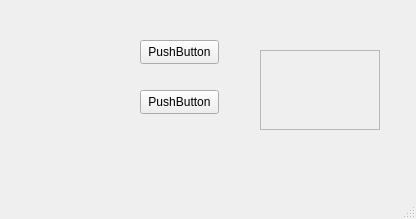
<?xml version="1.0" encoding="UTF-8"?>
<ui version="4.0">
 <class>MainWindow</class>
 <widget class="QMainWindow" name="MainWindow">
  <property name="geometry">
   <rect>
    <x>0</x>
    <y>0</y>
    <width>416</width>
    <height>219</height>
   </rect>
  </property>
  <property name="windowTitle">
   <string>MainWindow</string>
  </property>
  <widget class="QWidget" name="centralwidget">
   <widget class="QPushButton" name="pushButton">
    <property name="geometry">
     <rect>
      <x>140</x>
      <y>40</y>
      <width>79</width>
      <height>24</height>
     </rect>
    </property>
    <property name="text">
     <string>PushButton</string>
    </property>
   </widget>
   <widget class="QPushButton" name="pushButton_2">
    <property name="geometry">
     <rect>
      <x>140</x>
      <y>90</y>
      <width>79</width>
      <height>24</height>
     </rect>
    </property>
    <property name="text">
     <string>PushButton</string>
    </property>
   </widget>
   <widget class="QFrame" name="frame">
    <property name="geometry">
     <rect>
      <x>260</x>
      <y>50</y>
      <width>120</width>
      <height>80</height>
     </rect>
    </property>
    <property name="frameShape">
     <enum>QFrame::Shape::StyledPanel</enum>
    </property>
    <property name="frameShadow">
     <enum>QFrame::Shadow::Raised</enum>
    </property>
   </widget>
  </widget>
  <widget class="QMenuBar" name="menubar">
   <property name="geometry">
    <rect>
     <x>0</x>
     <y>0</y>
     <width>416</width>
     <height>33</height>
    </rect>
   </property>
  </widget>
  <widget class="QStatusBar" name="statusbar"/>
 </widget>
 <resources/>
 <connections>
  <connection>
   <sender>pushButton</sender>
   <signal>clicked()</signal>
   <receiver>MainWindow</receiver>
   <slot>demo()</slot>
   <hints>
    <hint type="sourcelabel">
     <x>196</x>
     <y>80</y>
    </hint>
    <hint type="destinationlabel">
     <x>293</x>
     <y>134</y>
    </hint>
   </hints>
  </connection>
  <connection>
   <sender>pushButton_2</sender>
   <signal>clicked()</signal>
   <receiver>MainWindow</receiver>
   <slot>affichage()</slot>
   <hints>
    <hint type="sourcelabel">
     <x>179</x>
     <y>134</y>
    </hint>
    <hint type="destinationlabel">
     <x>207</x>
     <y>109</y>
    </hint>
   </hints>
  </connection>
 </connections>
 <slots>
  <slot>affichage()</slot>
  <slot>demo()</slot>
 </slots>
</ui>
